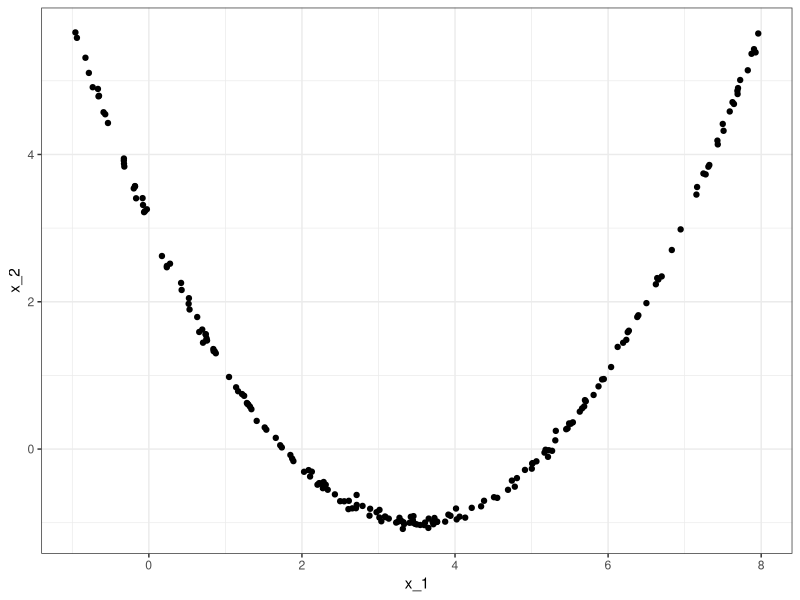
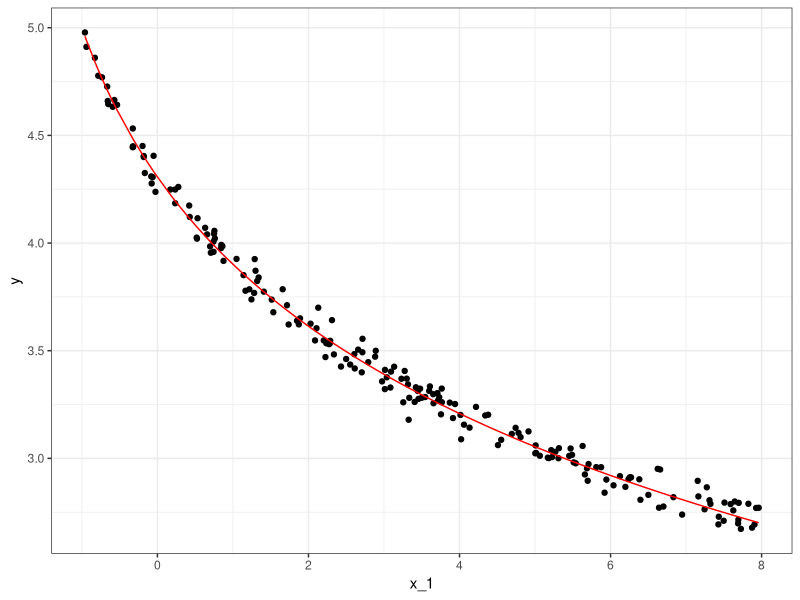
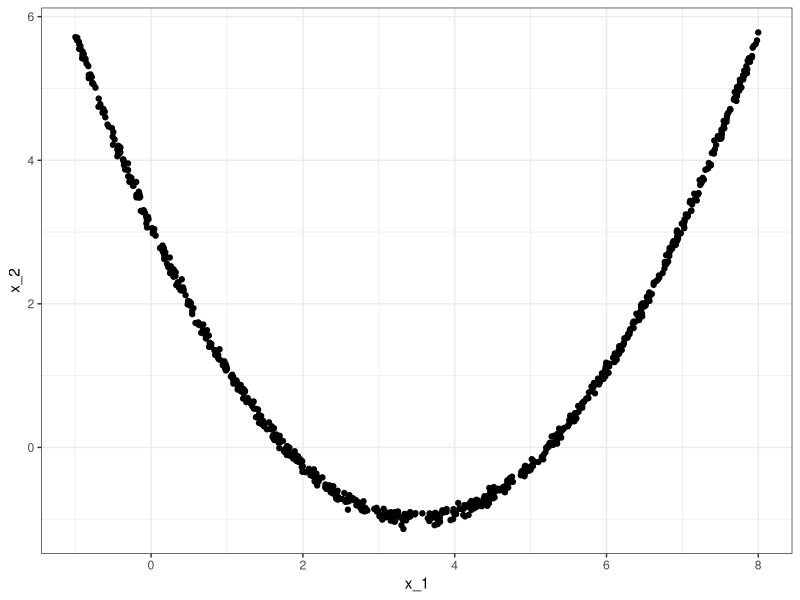
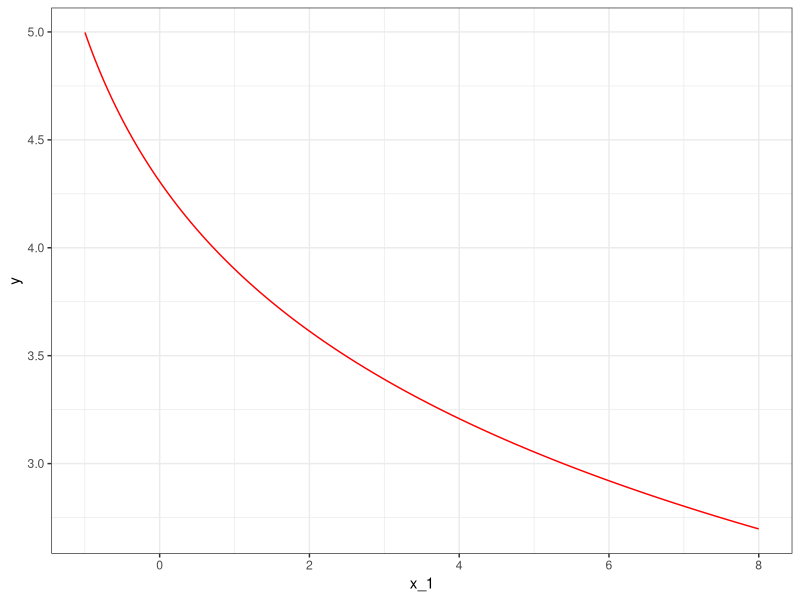
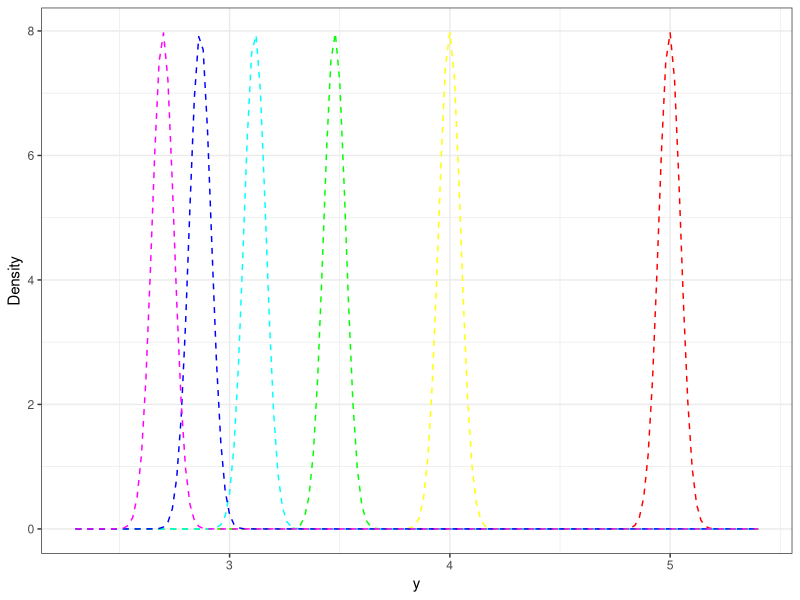

Here is the R script that generated these plots, in order:
##############################################
## Data Generation for StatSci paper
##############################################
library(ggplot2)
library(tidyverse)
library(mvtnorm) 
library(msm)

setwd("/Users/swade/Documents/GitHub/BayesXMix/data_simulation/ex1")

##############################################
## Example 1: Drawback of Joint
##############################################

# Training Data
set.seed(1010101)
n = 200
p = 2

# Covariates
x= matrix(0,n,p)
x[,1] = runif(n,-1,8)
x[,2] = (x[,1]-3.5)^2/3-1+rnorm(n,0,0.05)

ggplot() +
  geom_point(aes(x = x[,1], y = x[,2])) +
  theme_bw() +
  xlab("x_1") +
  ylab("x_2")

# Response
y = 5-log(x[,1]+2) +rnorm(n, 0, 0.05)
m_true = 5-log(x[,1]+2)

ggplot() +
  geom_point(aes(x = x[,1], y = y)) +
  theme_bw() +
  xlab("x_1") +
  ylab("y") +
  geom_line(aes(x = x[,1], y = m_true), col ="red")

### PREDICTION
n_new = 800

# Covariates
x_new= matrix(0,n_new,p)
x_new[,1] = runif(n_new,-1,8)
x_new[,2] = (x_new[,1]-3.5)^2/3-1+rnorm(n_new,0,0.05)

# True regression function
m_true_new = 5-log(x_new[,1]+2)

# True density
y_grid=seq(2.3,5.4,.02)
m2=length(y_grid)
f_true_new =dnorm(matrix(y_grid,nrow=m2,ncol=n_new),t(matrix(m_true_new,nrow=n_new,ncol=m2)), 0.05)

ggplot() +
  geom_point(aes(x = x_new[,1], y = x_new[,2])) +
  theme_bw() +
  xlab("x_1") +
  ylab("x_2")

ggplot() +
  geom_line(aes(x = x_new[,1], y = m_true_new), col ="red") +
  theme_bw() +
  xlab("x_1") +
  ylab("y") 

#Plot density for a few observations
xs = sort(x_new[,1], index.return=TRUE)
inds = xs$ix[c(seq(1,n_new,n_new/5),n_new)]
cols = rainbow(6)
ggplot() +
  geom_line(aes(x = y_grid, y = f_true_new[,inds[1]]), col = cols[1],linetype = "dashed") +
  geom_line(aes(x = y_grid, y = f_true_new[,inds[2]]), col = cols[2],linetype = "dashed") +
  geom_line(aes(x = y_grid, y = f_true_new[,inds[3]]), col = cols[3],linetype = "dashed") +
  geom_line(aes(x = y_grid, y = f_true_new[,inds[4]]), col = cols[4],linetype = "dashed") +
  geom_line(aes(x = y_grid, y = f_true_new[,inds[5]]), col = cols[5],linetype = "dashed") +
  geom_line(aes(x = y_grid, y = f_true_new[,inds[6]]), col = cols[6],linetype = "dashed") +
  theme_bw() +
  labs( x = "y", y = "Density")

# Save data
save.image("data_ex1.RData")

write.csv(cbind(x,y), file = "ex1train_terrors.csv", row.names = TRUE)
write.csv(x_new, file = "ex1test_terrors.csv", row.names = TRUE)
write.csv(f_true_new, file = "ex1test_terrors_dens.csv", row.names = TRUE)
